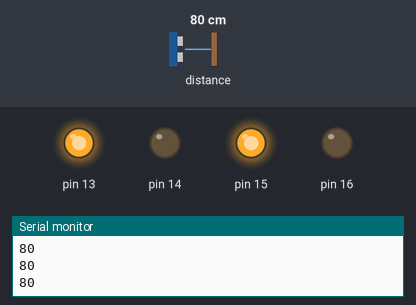
This sketch was run on a simulated Arduino Uno, built with avr-gcc and run on an emulated ATmega328P. Shown: output pins drawn as LEDs (lit = HIGH), the last lines printed to the serial monitor. Wiring (inferred from the names in the program): ultrasonic range finder: trigger pin 12; echo pin 0. The test bench sets the inputs (shaded band); at power-on: distance to the obstacle 80 cm. The echo pulse lasts 58.3 µs per cm; pins used as bus, display or sensor lines are not drawn.

Above: at 1.2 s.
1.3 s: distance to the obstacle set to 29 cm
2.8 s: distance to the obstacle set to 22 cm
At 4.4 s:
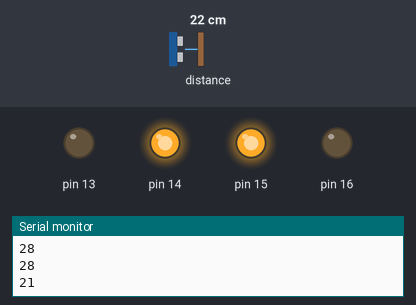
5.8 s: distance to the obstacle set to 35 cm
At 6.8 s:
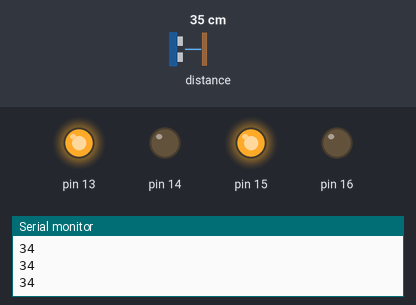
7.9 s: distance to the obstacle set to 2 cm
At 8.6 s:
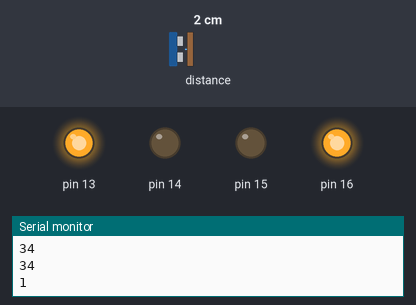
Timing chart, 0 to 11.9 s (numbered marks = the images above; inputs shaded):
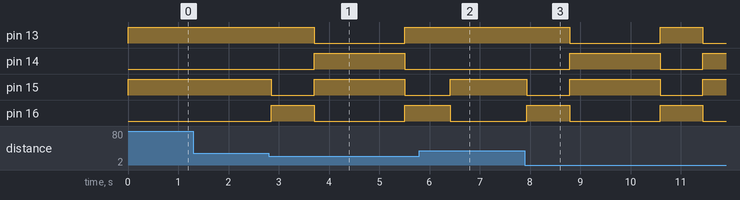

Measured:
- the behaviour switches between 26 and 25 cm on distance to the obstacle (found by bisection; images 0 and 1)
- after the input at 2.8 s, pin 13: HIGH → LOW after 0.90 s, → HIGH 1.8 s later; pin 14: LOW → HIGH after 0.90 s, → LOW 1.8 s later; pin 15: HIGH → LOW after 0.05 s, → HIGH 0.85 s later, → LOW 1.8 s later; pin 16: LOW → HIGH after 0.05 s, → LOW 0.85 s later, → HIGH 1.8 s later
- after the input at 5.8 s, pin 13: stays HIGH (without the input it goes to LOW after 0.56 s); pin 14: stays LOW (without the input it goes to HIGH after 0.56 s)
- after the input at 7.9 s, pin 13: HIGH → LOW after 0.89 s, → HIGH 1.8 s later, → LOW 0.85 s later; pin 14: LOW → HIGH after 0.89 s, → LOW 1.8 s later, → HIGH 0.85 s later; pin 15: alternates HIGH for 1.8 s and LOW for 0.85 s, starting at once; pin 16: alternates HIGH for 0.85 s and LOW for 1.8 s, starting at once

The sketch:

collision_avoidance.ino
```cpp
const int trigPin = 12;
const int echoPin = 0;

long duration;
int distance;

void setup() {
  Serial.begin(115200);
  pinMode(trigPin, OUTPUT);
  pinMode(echoPin, INPUT);
  pinMode(13, OUTPUT);
  pinMode(14, OUTPUT);
  pinMode(15, OUTPUT);
  pinMode(16, OUTPUT);
}

void loop() {
  int distance = ultrasound();
  if (distance < 1200) {
    Serial.println(distance);
  }
  if (distance >= 25) {
    forward();
  } else {
    left();
    delay(850);
    distance = ultrasound();
    if (distance < 30) {
      right();
      delay(1750);
      distance = ultrasound();
    }
  }

  /*
  if (distance > 25) {
    forward();
    Serial.println("Moving forward...");
  } else {
    reverse();
    halt(300);
    Serial.println("Moving left...");
    distance = ultrasound();
    int elapsedTime = millis();
    int min = 30;
    while (distance < min && millis()-elapsedTime <= 1400) {
      reverse();
      left();
      distance = ultrasound();
      min++;
    }
    halt(3000);
    while (distance < 30) {
      right();
      distance = ultrasound();
    }

  }
  */
  delay(50);
}
```

motion.ino
```cpp
void forward() {
  analogWrite(13, 512);
  analogWrite(14, 0);
  analogWrite(15, 512);
  analogWrite(16, 0);
}

void reverse() {
  analogWrite(13, 0);
  analogWrite(14, 512);
  analogWrite(15, 0);
  analogWrite(16, 512);
}

void right() {
  analogWrite(13, 0);
  analogWrite(14, 512);
  analogWrite(15, 512);
  analogWrite(16, 0);
}

void left() {
  analogWrite(13, 512);
  analogWrite(14, 0);
  analogWrite(15, 0);
  analogWrite(16, 512);
}

void halt(int milliseconds) {
  digitalWrite(13, LOW);
  digitalWrite(14, LOW);
  digitalWrite(15, LOW);
  digitalWrite(16, LOW);
  delay(milliseconds);
}
```

ultrasound_f.ino
```cpp
unsigned long ultrasound() {
  digitalWrite(trigPin, LOW);
  delayMicroseconds(2);
  digitalWrite(trigPin, HIGH);
  delayMicroseconds(10);
  digitalWrite(trigPin, LOW);
  duration = pulseIn(echoPin, HIGH);
  distance = duration/58;
  return(distance);
}
```
